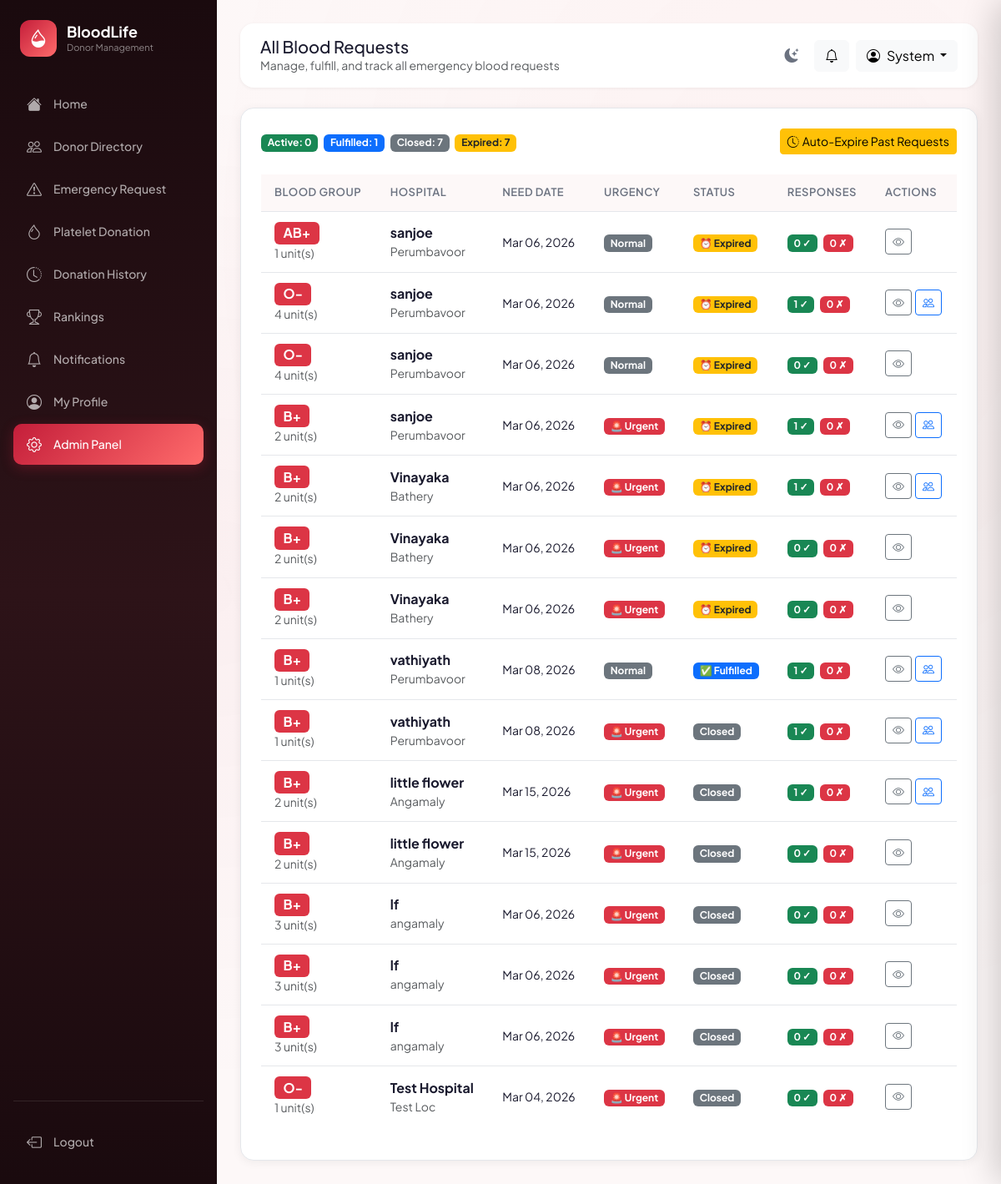
Screenshot of /admin/requests (signed in) with the database file from the repository.
### app/models.py (models this page shows, shortened)
class User(UserMixin, db.Model):
    __tablename__ = 'users'
    id = db.Column(db.Integer, primary_key=True)
    name = db.Column(db.String(100), nullable=False)
    email = db.Column(db.String(150), unique=True, nullable=False, index=True)
    password_hash = db.Column(db.String(256), nullable=False)
    role = db.Column(db.String(10), default='user')          # 'user' | 'admin'
    is_active = db.Column(db.Boolean, default=True)
    is_blocked = db.Column(db.Boolean, default=False)
    created_at = db.Column(db.DateTime, default=datetime.utcnow)
    last_login = db.Column(db.DateTime)
    profile = db.relationship('DonorProfile', back_populates='user',
                               uselist=False, cascade='all, delete-orphan')
    blood_requests = db.relationship('BloodRequest', back_populates='requester',
                                      foreign_keys='BloodRequest.user_id',
                                      cascade='all, delete-orphan')
    donation_history = db.relationship('DonationHistory', back_populates='donor',
                                        cascade='all, delete-orphan')
    platelet_donations = db.relationship('PlateletDonation', back_populates='donor',
                                          cascade='all, delete-orphan')
    notifications = db.relationship('Notification', back_populates='user',
                                     cascade='all, delete-orphan')
    eligibility_checks = db.relationship('EligibilityCheck', back_populates='user',
                                          cascade='all, delete-orphan')
    @property
    def is_admin(self):
        return self.role == 'admin'

class BloodRequest(db.Model):
    __tablename__ = 'blood_requests'
    id = db.Column(db.Integer, primary_key=True)
    user_id = db.Column(db.Integer, db.ForeignKey('users.id'), nullable=False)
    blood_group = db.Column(db.String(5), nullable=False)
    units = db.Column(db.Integer, nullable=False, default=1)
    hospital = db.Column(db.String(200), nullable=False)
    location = db.Column(db.String(300))
    need_date = db.Column(db.Date, nullable=False)
    need_time = db.Column(db.String(10))
    contact = db.Column(db.String(20))
    notes = db.Column(db.Text)
    is_urgent = db.Column(db.Boolean, default=False)
    request_type = db.Column(db.String(10), default='blood')   # 'blood' | 'platelet'
    status = db.Column(db.String(20), default='active')        # 'active' | 'fulfilled' | 'closed'
    created_at = db.Column(db.DateTime, default=datetime.utcnow)
    requester = db.relationship('User', back_populates='blood_requests',
                                 foreign_keys=[user_id])
    responses = db.relationship('RequestResponse', back_populates='request',
                                 cascade='all, delete-orphan')
    @property
    def accepted_count(self):
        return sum(1 for r in self.responses if r.action == 'accept')

class RequestResponse(db.Model):
    __tablename__ = 'request_responses'
    id = db.Column(db.Integer, primary_key=True)
    request_id = db.Column(db.Integer, db.ForeignKey('blood_requests.id'), nullable=False)
    donor_id = db.Column(db.Integer, db.ForeignKey('users.id'), nullable=False)
    action = db.Column(db.String(10))   # 'accept' | 'decline'
    responded_at = db.Column(db.DateTime, default=datetime.utcnow)
    request = db.relationship('BloodRequest', back_populates='responses')
    donor = db.relationship('User')

### app/admin/routes.py (the view)
@admin.route('/requests')
@login_required
@admin_required
def view_requests():
    from datetime import date
    reqs = BloodRequest.query.order_by(BloodRequest.created_at.desc()).all()
    return render_template('admin/requests.html', requests=reqs, today=date.today())

### app/templates/admin/requests.html (shortened to what this page needs)
{% extends "base.html" %}
{% block page_title %}All Blood Requests{% endblock %}
{% block page_subtitle %}Manage, fulfill, and track all emergency blood requests{% endblock %}
{% block content %}
<div class="card-custom p-4">
    <div class="d-flex justify-content-between align-items-center mb-4 flex-wrap gap-2">
        <div>
            <span class="badge bg-success me-1">Active: {{ requests|selectattr('status','eq','active')|list|length
                }}</span>
            <span class="badge bg-primary me-1">Fulfilled: {{ requests|selectattr('status','eq','fulfilled')|list|length
                }}</span>
            <span class="badge bg-secondary me-1">Closed: {{ requests|selectattr('status','eq','closed')|list|length
                }}</span>
            <span class="badge bg-warning text-dark">Expired: {{
                requests|selectattr('status','eq','expired')|list|length }}</span>
        </div>
        <form method="POST" action="{{ url_for('admin.expire_requests') }}">
            <button type="submit" class="btn btn-warning btn-sm"
                onclick="return confirm('Auto-close all requests past their need date?')">
                <i class="bi bi-clock-history me-1"></i>Auto-Expire Past Requests
            </button>
        </form>
    </div>
    <div class="table-responsive">
        <table class="table table-custom">
            <thead>
                <tr>
                    <th>Blood Group</th>
                    <th>Hospital</th>
                    <th>Need Date</th>
                    <th>Urgency</th>
                    <th>Status</th>
                    <th>Responses</th>
                    <th>Actions</th>
                </tr>
            </thead>
            <tbody>
                {% for req in requests %}
                <tr>
                    <td>
                        <span class="badge bg-danger fs-6">{{ req.blood_group }}</span>
                        <small class="text-muted d-block">{{ req.units }} unit(s)</small>
                    </td>
                    <td>
                        <strong>{{ req.hospital }}</strong>
                        <small class="text-muted d-block">{{ req.location }}</small>
                    </td>
                    <td>
                        <small>{{ req.need_date.strftime('%b %d, %Y') }}</small>
                    </td>
                    <td>
                        {% if req.is_urgent %}
                        <span class="badge bg-danger">🚨 Urgent</span>
                        {% else %}
                        <span class="badge bg-secondary">Normal</span>
                        {% endif %}
                    </td>
                    <td>
                        {% if req.status == 'active' %}
                        <span class="badge bg-success">Active</span>
                        {% elif req.status == 'fulfilled' %}
                        <span class="badge bg-primary">✅ Fulfilled</span>
                        {% elif req.status == 'expired' %}
                        <span class="badge bg-warning text-dark">⏰ Expired</span>
                        {% else %}
                        <span class="badge bg-secondary">Closed</span>
                        {% endif %}
                    </td>
                    <td>
                        <span class="badge bg-success">{{ req.accepted_count }} ✓</span>
                        <span class="badge bg-danger ms-1">{{ req.responses|length - req.accepted_count }} ✗</span>
                    </td>
                    <td>
                        <div class="d-flex flex-wrap gap-1">
                            <a href="{{ url_for('requests.view_request', req_id=req.id) }}"
                                class="btn btn-sm btn-outline-secondary" title="View">
                                <i class="bi bi-eye"></i>
                            </a>
                            {% if req.responses %}
                            <a href="{{ url_for('admin.request_donors', req_id=req.id) }}"
                                class="btn btn-sm btn-outline-primary" title="View Donors">
                                <i class="bi bi-people"></i>
                            </a>
                            {% endif %}
                        </div>
                    </td>
                </tr>
                {% endfor %}
            </tbody>
        </table>
    </div>
</div>
{% endblock %}

### app/templates/base.html (shortened to what this page needs)
<!DOCTYPE html>
<html lang="en">
<head>
    <link href="https://cdn.jsdelivr.net/npm/bootstrap@5.3.2/dist/css/bootstrap.min.css" rel="stylesheet">
    <link rel="stylesheet" href="https://cdn.jsdelivr.net/npm/bootstrap-icons@1.11.1/font/bootstrap-icons.css">
    <link rel="stylesheet" href="{{ url_for('static', filename='css/style.css') }}">
</head>
<body data-auth="{{ 'true' if current_user.is_authenticated else 'false' }}" >
    <div class="toast-container position-fixed top-0 end-0 p-3" style="z-index:9999;" id="toastContainer"></div>
    {% if current_user.is_authenticated %}
    <aside class="sidebar" id="sidebar">
        <div class="sidebar-logo">
            <div class="sidebar-logo-icon"><i class="bi bi-droplet-half"></i></div>
            <div>
                <h2>BloodLife</h2>
                <span>Donor Management</span>
            </div>
        </div>
        <nav>
            <ul class="list-unstyled">
                <li class="nav-item">
                    <a class="nav-link-custom {% if request.endpoint == 'main.dashboard' %}active{% endif %}"
                        href="{{ url_for('main.dashboard') }}">
                        <i class="bi bi-house-fill"></i><span>Home</span>
                    </a>
                </li>
                <li class="nav-item">
                    <a class="nav-link-custom {% if request.blueprint == 'donor' and 'directory' in request.endpoint %}active{% endif %}"
                        href="{{ url_for('donor.directory') }}">
                        <i class="bi bi-people"></i><span>Donor Directory</span>
                    </a>
                </li>
                <li class="nav-item">
                    <a class="nav-link-custom {% if request.blueprint == 'requests' %}active{% endif %}"
                        href="{{ url_for('requests.index') }}">
                        <i class="bi bi-exclamation-triangle"></i><span>Emergency Request</span>
                        {% set active_count = active_request_count|default(0) %}
                    </a>
                </li>
                <li class="nav-item">
                    <a class="nav-link-custom {% if 'platelet' in request.endpoint|default('') %}active{% endif %}"
                        href="{{ url_for('donor.platelet') }}">
                        <i class="bi bi-droplet"></i><span>Platelet Donation</span>
                    </a>
                </li>
                <li class="nav-item">
                    <a class="nav-link-custom {% if 'history' in request.endpoint|default('') %}active{% endif %}"
                        href="{{ url_for('donor.history') }}">
                        <i class="bi bi-clock-history"></i><span>Donation History</span>
                    </a>
                </li>
                <li class="nav-item">
                    <a class="nav-link-custom {% if 'rankings' in request.endpoint|default('') %}active{% endif %}"
                        href="{{ url_for('donor.rankings') }}">
                        <i class="bi bi-trophy"></i><span>Rankings</span>
                    </a>
                </li>
                <li class="nav-item position-relative">
                    <a class="nav-link-custom {% if 'notifications' in request.endpoint|default('') %}active{% endif %}"
                        href="{{ url_for('requests.notifications') }}">
                        <i class="bi bi-bell"></i><span>Notifications</span>
                        {% set unread = unread|default(0) %}
                    </a>
                </li>
                <li class="nav-item">
                    <a class="nav-link-custom {% if 'profile' in request.endpoint|default('') %}active{% endif %}"
                        href="{{ url_for('donor.profile') }}">
                        <i class="bi bi-person-circle"></i><span>My Profile</span>
                    </a>
                </li>
                {% if current_user.is_admin %}
                <li class="nav-item">
                    <a class="nav-link-custom {% if request.blueprint == 'admin' %}active{% endif %}"
                        href="{{ url_for('admin.index') }}">
                        <i class="bi bi-gear"></i><span>Admin Panel</span>
                    </a>
                </li>
                {% endif %}
            </ul>
        </nav>
        <div class="mt-auto pt-4" style="border-top: 1px solid rgba(255,255,255,0.1);">
            <a class="nav-link-custom" href="{{ url_for('auth.logout') }}">
                <i class="bi bi-box-arrow-left"></i><span>Logout</span>
            </a>
        </div>
    </aside>
    <main class="main-content" id="mainContent">
        <div class="header mb-4">
            <div class="header-left">
                <div>
                    <h5 class="mb-0">{% block page_title %}Home{% endblock %}</h5>
                    <p class="text-muted mb-0 small">{% block page_subtitle %}{% endblock %}</p>
                </div>
            </div>
            <div class="d-flex align-items-center gap-2">
                <button class="theme-toggle" id="themeToggleBtn" onclick="toggleTheme()" title="Toggle dark/light mode">
                    <i class="bi bi-moon-stars-fill" id="themeIcon"></i>
                </button>
                <button class="btn btn-light position-relative" id="notifBellBtn" onclick="openNotifDrawer()"
                    title="Notifications">
                    <i class="bi bi-bell" id="bellIcon"></i>
                </button>
                <div class="dropdown">
                    <button class="btn btn-light dropdown-toggle" data-bs-toggle="dropdown">
                        <i class="bi bi-person-circle me-2"></i>{{ current_user.name.split()[0] }}
                    </button>
                </div>
            </div>
        </div>
        {% block content %}{% endblock %}
    </main>
    {% endif %}
</body>
</html>

### rows the page displays
User: name "System"
BloodRequest: blood_group "AB+", units "1", hospital "sanjoe", location "Perumbavoor", need_date "Mar 06, 2026", shows "Normal", status "⏰ Expired", accepted_count "0", responses|length "0"
BloodRequest: blood_group "O-", units "4", hospital "sanjoe", location "Perumbavoor", need_date "Mar 06, 2026", is_urgent "Normal", status "⏰ Expired", accepted_count "1", responses|length "0"
BloodRequest: blood_group "O-", units "4", hospital "sanjoe", location "Perumbavoor", need_date "Mar 06, 2026", shows "Normal", status "⏰ Expired", accepted_count "0", responses|length "0"
BloodRequest: blood_group "B+", units "2", hospital "sanjoe", location "Perumbavoor", need_date "Mar 06, 2026", is_urgent "🚨 Urgent", status "⏰ Expired", accepted_count "1", responses|length "0"
BloodRequest: blood_group "B+", units "2", hospital "Vinayaka", location "Bathery", need_date "Mar 06, 2026", is_urgent "🚨 Urgent", status "⏰ Expired", accepted_count "1", responses|length "0"
BloodRequest: blood_group "B+", units "2", hospital "Vinayaka", location "Bathery", need_date "Mar 06, 2026", is_urgent "🚨 Urgent", status "⏰ Expired", accepted_count "0", responses|length "0"
BloodRequest: blood_group "B+", units "2", hospital "Vinayaka", location "Bathery", need_date "Mar 06, 2026", is_urgent "🚨 Urgent", status "⏰ Expired", accepted_count "0", responses|length "0"
BloodRequest: blood_group "B+", units "1", hospital "vathiyath", location "Perumbavoor", need_date "Mar 08, 2026", is_urgent "Normal", status "✅ Fulfilled", accepted_count "1", responses|length "0"
BloodRequest: blood_group "B+", units "1", hospital "vathiyath", location "Perumbavoor", need_date "Mar 08, 2026", is_urgent "🚨 Urgent", status "Closed", accepted_count "1", responses|length "0"
BloodRequest: blood_group "B+", units "2", hospital "little flower", location "Angamaly", need_date "Mar 15, 2026", is_urgent "🚨 Urgent", status "Closed", accepted_count "1", responses|length "0"
BloodRequest: blood_group "B+", units "2", hospital "little flower", location "Angamaly", need_date "Mar 15, 2026", is_urgent "🚨 Urgent", status "Closed", accepted_count "0", responses|length "0"
BloodRequest: blood_group "B+", units "3", hospital "lf", location "angamaly", need_date "Mar 06, 2026", is_urgent "🚨 Urgent", status "Closed", accepted_count "0", responses|length "0"
BloodRequest: blood_group "B+", units "3", hospital "lf", location "angamaly", need_date "Mar 06, 2026", is_urgent "🚨 Urgent", status "Closed", accepted_count "0", responses|length "0"
BloodRequest: blood_group "B+", units "3", hospital "lf", location "angamaly", need_date "Mar 06, 2026", is_urgent "🚨 Urgent", status "Closed", accepted_count "0", responses|length "0"
BloodRequest: blood_group "O-", units "1", hospital "Test Hospital", location "Test Loc", need_date "Mar 04, 2026", is_urgent "🚨 Urgent", status "Closed", accepted_count "0", responses|length "0"

### other values shown
{{ requests|selectattr('status','eq','active')|list|length }} "0"
{{ requests|selectattr('status','eq','fulfilled')|list|length }} "1"
{{ requests|selectattr('status','eq','closed')|list|length }} "7"
{{ requests|selectattr('status','eq','expired')|list|length }} "7"
